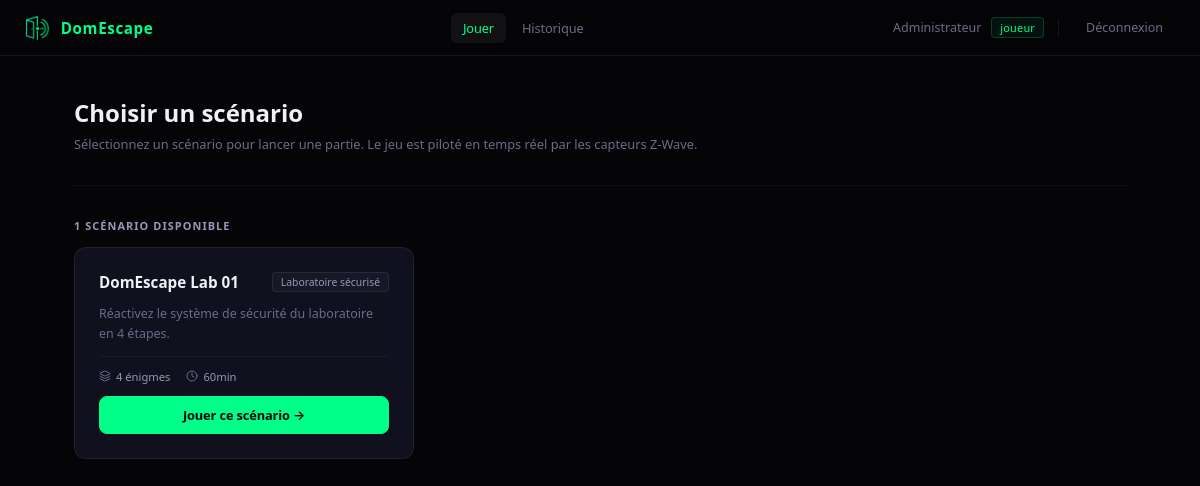
Page /public/index.php (signed in) on the earlier database version.
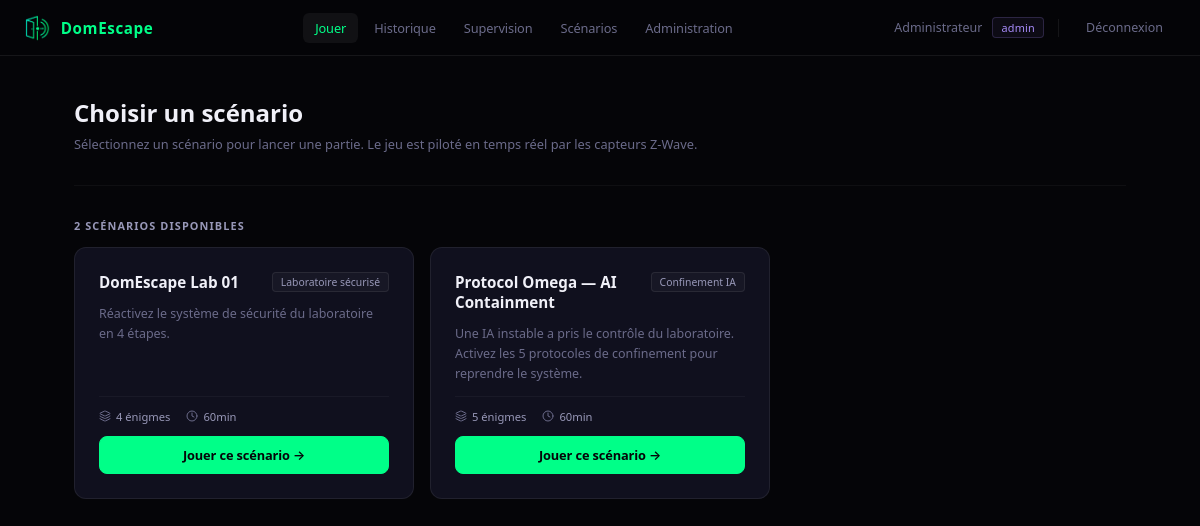
Same page on the later database version.
### tables this page shows
CREATE TABLE scenario (
    id_scenario        INT AUTO_INCREMENT PRIMARY KEY,
    nom_scenario       VARCHAR(150) NOT NULL,
    description        TEXT,
    theme              VARCHAR(100),
    actif              BOOLEAN      DEFAULT TRUE,
    duree_max_secondes INT          NULL,    
    cree_le            TIMESTAMP    DEFAULT CURRENT_TIMESTAMP
);

### core/Auth.php (called while the page is built, shortened)
<?php
class Auth
{
    public static function check(): bool
    {
        return isset($_SESSION['user_id']);
    }
    public static function user(): ?array
    {
        return [
            'id'       => $_SESSION['user_id'],
            'nom'      => $_SESSION['user_nom'],
            'email'    => $_SESSION['user_email'],
            'is_admin' => $_SESSION['user_is_admin'] ?? false,
        ];
    }
    public static function isAdmin(): bool
    {
        return (bool) ($_SESSION['user_is_admin'] ?? false);
    }
}

### public/index.php (the view, shortened to what this page needs)
<?php
$pdo     = getDB();
$scenarios = $pdo->query("
    SELECT s.*, COUNT(e.id_etape) AS nb_etapes
    FROM scenario s
    LEFT JOIN etape e ON s.id_scenario = e.id_scenario
    WHERE s.actif = 1
    GROUP BY s.id_scenario
    ORDER BY s.cree_le DESC
")->fetchAll();
$stmtActive = $pdo->query("
    SELECT se.*, sc.nom_scenario
    FROM session se
    JOIN scenario sc ON se.id_scenario = sc.id_scenario
    WHERE se.statut_session = 'en_cours'
    LIMIT 1
");
$activeSession = $stmtActive->fetch() ?: null;
?>
<!DOCTYPE html>
<html lang="fr">
<head>
    <link rel="stylesheet" href="/domescape/assets/css/components.css">
</head>
<body>
<?php require_once __DIR__ . '/../partials/nav.php'; ?>
<div class="container">
    <div class="play-header">
        <h1>Choisir un scénario</h1>
        <p>Sélectionnez un scénario pour lancer une partie. Le jeu est piloté en temps réel par les capteurs Z-Wave.</p>
    </div>
    <div class="py-4">
        <?php if ($activeSession): ?>
        <?php else: ?>
            <div class="section-label"><?= count($scenarios) ?> scénario<?= count($scenarios) > 1 ? 's' : '' ?> disponible<?= count($scenarios) > 1 ? 's' : '' ?></div>
            <div class="scenario-grid">
                <?php foreach ($scenarios as $s): ?>
                <div class="scenario-card"
                     onclick="openStartModal(<?= $s['id_scenario'] ?>, '<?= htmlspecialchars($s['nom_scenario'], ENT_QUOTES) ?>')">
                    <div class="scenario-card-head">
                        <div class="scenario-title"><?= htmlspecialchars($s['nom_scenario'], ENT_QUOTES, 'UTF-8') ?></div>
                        <?php if ($s['theme']): ?>
                            <span class="scenario-theme"><?= htmlspecialchars($s['theme'], ENT_QUOTES, 'UTF-8') ?></span>
                        <?php endif; ?>
                    </div>
                    <?php if ($s['description']): ?>
                        <div class="scenario-desc"><?= htmlspecialchars($s['description'], ENT_QUOTES, 'UTF-8') ?></div>
                    <?php endif; ?>
                    <div class="scenario-meta">
                        <div class="meta-item">
                            <i data-lucide="layers" style="width:12px;height:12px;"></i>
                            <span><?= (int)$s['nb_etapes'] ?> énigme<?= $s['nb_etapes'] > 1 ? 's' : '' ?></span>
                        </div>
                        <?php if ($s['duree_max_secondes'] !== null): ?>
                        <div class="meta-item">
                            <i data-lucide="clock" style="width:12px;height:12px;"></i>
                            <span><?= floor($s['duree_max_secondes'] / 60) ?>min</span>
                        </div>
                        <?php endif; ?>
                    </div>
                    <button class="btn btn-primary btn-block btn-play">Jouer ce scénario →</button>
                </div>
                <?php endforeach; ?>
            </div>
        <?php endif; ?>
    </div>
</div>
</body>
</html>

### partials/nav.php (shortened to what this page needs)
<?php
$_nav_user    = Auth::user();
$_nav_isAdmin = Auth::isAdmin();
$_nav_uri     = $_SERVER['REQUEST_URI'] ?? '';
function nav_active(string $path): string {
    global $_nav_uri;
    return (strpos($_nav_uri, $path) !== false) ? 'nav-active' : '';
}
?>
<nav class="dn-nav">
  <div class="dn-nav-inner">
    <a href="/domescape/public/<?= $_nav_user ? 'index.php' : 'connexion.php' ?>" class="dn-brand">
      <img src="/domescape/assets/logo-icon.svg" alt="DomEscape">
      DomEscape
    </a>
    <div class="dn-links">
      <?php if ($_nav_user): ?>
        <a href="/domescape/public/index.php"
           class="<?= nav_active('index.php') ?>">Jouer</a>
        <a href="/domescape/public/mes-parties.php"
           class="<?= nav_active('mes-parties') ?>">Historique</a>
        <?php if ($_nav_isAdmin): ?>
          <a href="/domescape/public/gamemaster.php"
             class="<?= nav_active('gamemaster.php') ?>">Supervision</a>
          <a href="/domescape/admin/scenarios.php"
             class="<?= nav_active('scenarios') ?>">Scénarios</a>
          <a href="/domescape/admin/dashboard.php"
             class="<?= nav_active('admin/dashboard') ?>">Administration</a>
        <?php endif; ?>
      <?php endif; ?>
    </div>
    <div class="dn-right">
      <?php if ($_nav_user): ?>
        <span class="dn-username"><?= htmlspecialchars($_nav_user['nom'], ENT_QUOTES, 'UTF-8') ?></span>
        <span class="dn-role <?= $_nav_isAdmin ? 'dn-role-administrateur' : 'dn-role-participant' ?>">
          <?= $_nav_isAdmin ? 'admin' : 'joueur' ?>
        </span>
        <a href="/domescape/public/deconnexion.php" class="dn-btn-logout">Déconnexion</a>
      <?php else: ?>
        <a href="/domescape/public/connexion.php" class="dn-btn-login">Connexion</a>
      <?php endif; ?>
    </div>
  </div>
</nav>

Differences in the rows shown:
added scenario: nom_scenario "Protocol Omega — AI Containment", theme "Confinement IA", description "Une IA instable a pris le contrôle du laboratoire. Activez les 5 protocoles de confinement pour reprendre le système.", nb_etapes "5", floor($s['duree_max_secondes']/60) "60"
Other differences:
count($scenarios): "1" → "2"
text no longer shown: "joueur"
text now shown: "Supervision Scénarios Administration admin S S"
